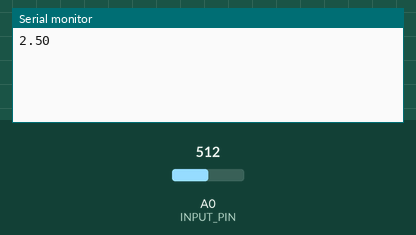
Recording of a sketch running on a simulated Arduino Uno, built with avr-gcc and run on an emulated ATmega328P. Parts: the last lines printed to the serial monitor. Inputs (shaded band) come from the test bench; at power-on: A0 (INPUT_PIN) = 512.

Above: at 1.8 s.
1.9 s: A0 (INPUT_PIN) set to 716
At 2.8 s:
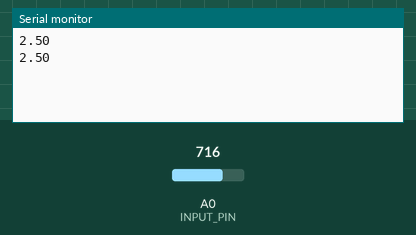
3.4 s: A0 (INPUT_PIN) set to 900
At 4.8 s:
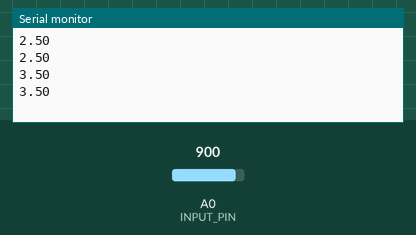
Timing chart, 0 to 6.4 s (numbered marks = the images above; inputs shaded):
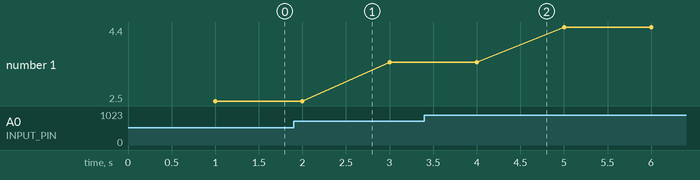

The sketch:

sketch_sep29a.ino
```cpp
int INPUT_PIN = A0;

void setup() {

  Serial.begin(9600);
}

void loop() {

  int sensorValue = analogRead(INPUT_PIN);
  float voltage = sensorValue * (5.0 / 1023.0);
  delay(1000);
  Serial.println(voltage);
}
```

Measured:
- plotted number 1: 2.5 → 3.5 after the input at 1.9 s, 3.5 → 4.4 after the input at 3.4 s
